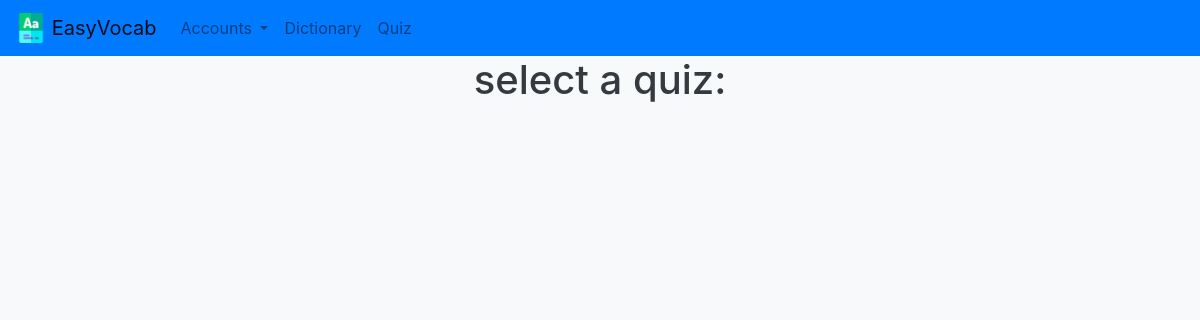
Page /quiz/ on the earlier database version.
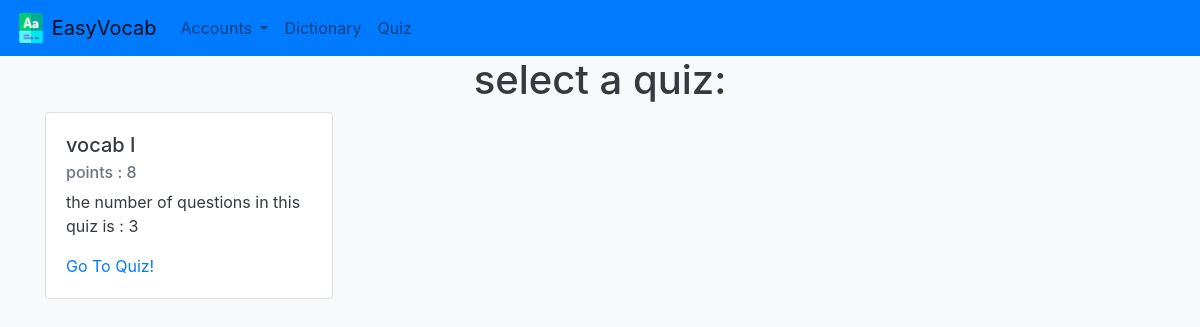
Same page on the later database version.
### quiz/models.py (models this page shows, shortened)
class Quiz(models.Model):
    title = models.CharField(max_length=50)
    questions = models.ManyToManyField(Question)
    class Meta:
        verbose_name_plural = 'quizzes'
    @property
    def get_points(self):
        points = 0
        for q in self.questions.all():
            points += q.difficulty
        return points
    @property
    def get_number_of_questions(self):
        total = 0
        for q in self.questions.all():
            total += 1
        return total

class Question(models.Model):
    title = models.CharField(max_length=300)
    choices = models.CharField(max_length=300)
    answer = models.CharField(max_length=100)
    difficulty = models.IntegerField(default=1)

### quiz/views.py (the view)
# urls.py: path('', views.QuizList.as_view() , name='index'),
class QuizList(ListView):
    model = Quiz
    context_object_name = 'quizzes'
    template_name = 'quiz/index.html'

### quiz/templates/quiz/index.html
{% extends 'quiz/quiz_base_template.html' %}
{% block content %}
    <div class="container">
<p class="h1 text-center">select a quiz:</p>
{% for quiz in quizzes %}
    <div class="card" style="width: 18rem;">
        <div class="card-body">
            <h5 class="card-title">{{quiz.title}}</h5>
            <h6 class="card-subtitle mb-2 text-muted">points : {{ quiz.get_points }}</h6>
            <p class="card-text">the number of questions in this quiz is : {{ quiz.get_number_of_questions }}</p>
            <a href="{% url 'quiz:quiz-view' quiz.pk %}" class="card-link">Go To Quiz!</a>
        </div>
    </div>
{% endfor %}
</div>
{%  endblock %}

### quiz/templates/quiz/quiz_base_template.html (shortened to what this page needs)
{% extends 'layout.html' %}

### templates/layout.html (shortened to what this page needs)
<!DOCTYPE html>
{% load static %}
<html lang="en">
<head>
    <link rel="stylesheet" href="{% static 'bootstrap/css/bootstrap.min.css' %}">
</head>
<body class="bg-light text-dark">
<nav class="navbar navbar-expand-lg navbar-light bg-primary">
   <a class="navbar-brand" href="{% url 'home' %}">
    <img src="{% static 'img/vocabulary.png' %}" width="30" height="30" class="d-inline-block align-top" alt="">
    EasyVocab
  </a>
  <div class="collapse navbar-collapse" id="navbarSupportedContent">
    <ul class="navbar-nav mr-auto">
      <li class="nav-item dropdown">
        <a class="nav-link dropdown-toggle" href="#" id="navbarDropdown" role="button" data-toggle="dropdown" aria-haspopup="true" aria-expanded="false">
          Accounts
        </a>
      </li>
      <li class="nav-item">
        <a class="nav-link" href="{% url 'dict:index' %}">Dictionary</a>
      </li>
      <li class="nav-item">
        <a class="nav-link" href="{% url 'quiz:index' %}">Quiz</a>
      </li>
    </ul>
  </div>
</nav>
{% block content %}{% endblock %}
</body>
</html>

Differences in the rows shown:
added Quiz: title "vocab I", get_points "8", get_number_of_questions "3"
